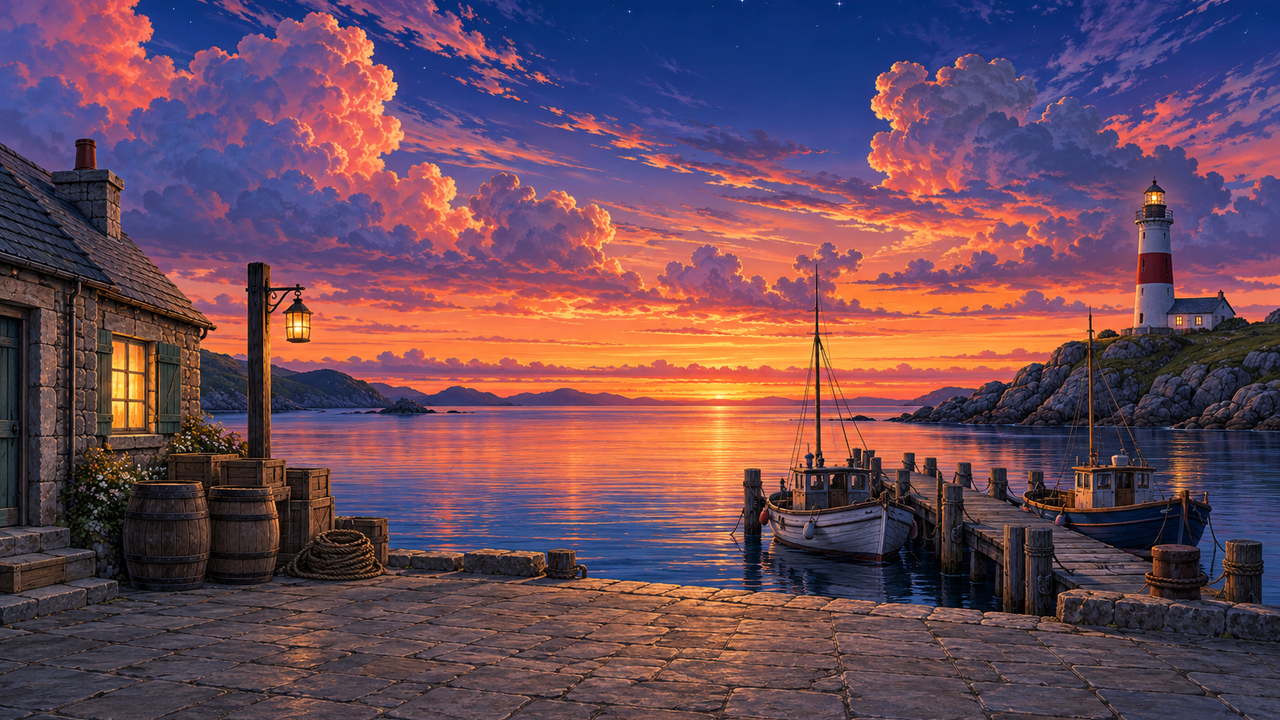
#> input picture styles/anime-visual-novel/assets/bg.png, 1280 x 720 px, found by its file name
$ python prep_scene.py
#> lines starting #> are read from the running program, lines starting #| are printed output that depends on the picture; after the words box and inside, x2 and y2 are one past the last pixel; in counts of white or black regions, pixels touching at a corner belong together
#> (reads styles/fotoreal-standbild/tools/scene.json from the repository)
### styles/fotoreal-standbild/tools/imgops.py
"""Bildoperationen für das lebende Standbild (nur NumPy und Pillow).

guided()   Kantentreuer Filter (He et al. 2010, Farbführung): grobe Maske -> Maske, die an den Kanten des Bildes sitzt.
pushpull() Füllt unbekannte Pixel aus der Umgebung (Pull-Push-Pyramide). Für "saubere Platten" hinter Objekten.
tile_noise() Kachelbares Rauschen über das Frequenzspektrum (periodisch per Konstruktion, fester Seed).
"""
import numpy as np
from PIL import Image, ImageDraw


def load_rgb(path):
    return np.asarray(Image.open(path).convert("RGB"), dtype=np.float32) / 255.0


def save_rgb(arr, path):
    Image.fromarray(np.clip(arr * 255.0 + 0.5, 0, 255).astype(np.uint8)).save(path)


def save_gray(arr, path):
    Image.fromarray(np.clip(arr * 255.0 + 0.5, 0, 255).astype(np.uint8), "L").save(path)


def luma(img):
    return img[..., 0] * 0.299 + img[..., 1] * 0.587 + img[..., 2] * 0.114


def box(a, r):
    """Mittelwert über ein (2r+1)^2-Fenster, Ränder mit tatsächlicher Anzahl normiert."""
    a = a.astype(np.float64)
    h, w = a.shape[:2]

    def csum(x, axis):
        c = np.cumsum(x, axis=axis)
        pad = [(0, 0)] * x.ndim
        pad[axis] = (1, 0)
        c = np.pad(c, pad)
        n = x.shape[axis]
        hi = np.minimum(np.arange(n) + r + 1, n)
        lo = np.maximum(np.arange(n) - r, 0)
        return np.take(c, hi, axis=axis) - np.take(c, lo, axis=axis)

    s = csum(csum(a, 0), 1)
    ones = np.ones((h, w))
    cnt = csum(csum(ones, 0), 1)
    if a.ndim == 3:
        cnt = cnt[..., None]
    return (s / cnt).astype(np.float32)


def guided(I, p, r=8, eps=1e-3):
    """Guided Filter mit Farbbild I (H,W,3) und Eingangsmaske p (H,W)."""
    I = I.astype(np.float64)
    p = p.astype(np.float64)
    mI = box(I, r).astype(np.float64)
    mp = box(p, r).astype(np.float64)
    mIp = box(I * p[..., None], r).astype(np.float64)
    cov_Ip = mIp - mI * mp[..., None]
    var = np.empty(I.shape[:2] + (3, 3))
    for i in range(3):
        for j in range(i, 3):
            v = box(I[..., i] * I[..., j], r) - mI[..., i] * mI[..., j]
            var[..., i, j] = v
            var[..., j, i] = v
    var += eps * np.eye(3)
    a = np.linalg.solve(var, cov_Ip[..., None])[..., 0]
    b = mp - (a * mI).sum(-1)
    ma = box(a, r)
    mb = box(b, r)
    return np.clip((ma * I).sum(-1) + mb, 0, 1).astype(np.float32)


def _down(c, w):
    h, wd = w.shape
    h2, w2 = (h + 1) // 2, (wd + 1) // 2
    cp = np.zeros((h2 * 2, w2 * 2, c.shape[2]), np.float64)
    wp = np.zeros((h2 * 2, w2 * 2), np.float64)
    cp[:h, :wd] = c * w[..., None]
    wp[:h, :wd] = w
    cs = cp.reshape(h2, 2, w2, 2, -1).sum((1, 3))
    ws = wp.reshape(h2, 2, w2, 2).sum((1, 3))
    cn = np.where(ws[..., None] > 1e-9, cs / np.maximum(ws, 1e-9)[..., None], 0)
    return cn, np.minimum(ws, 1.0)


def _up(c, shape):
    h, w = shape
    im = [np.asarray(Image.fromarray(c[..., k].astype(np.float32), "F").resize((w, h), Image.BILINEAR))
          for k in range(c.shape[2])]
    return np.stack(im, -1).astype(np.float64)


def pushpull(img, known):
    """img (H,W,C) float, known (H,W) 0..1 Gewicht. Gibt gefülltes Bild zurück (bekannte Pixel bleiben)."""
    cs, ws = [img.astype(np.float64)], [np.clip(known, 0, 1).astype(np.float64)]
    while min(ws[-1].shape) > 2:
        c, w = _down(cs[-1], ws[-1])
        cs.append(c)
        ws.append(w)
    f = cs[-1]
    for lvl in range(len(cs) - 2, -1, -1):
        up = _up(f, ws[lvl].shape)
        w = ws[lvl][..., None]
        f = w * cs[lvl] + (1 - w) * up
    return f.astype(np.float32)


# [11 lines left out: function poly_mask, not called in this run]


def blur(a, r):
    """Weiches Verwischen über zwei Box-Durchgänge."""
    return box(box(a, r), r)


def smoothstep(e0, e1, x):
    t = np.clip((x - e0) / (e1 - e0), 0, 1)
    return t * t * (3 - 2 * t)


# [60 lines left out: functions tile_noise, mirror_fill, not called in this run]

### styles/fotoreal-standbild/tools/aimask.py
"""KI-Farbcode-Maske lesen: Farbcodes einordnen, an das Gemälde ausrichten, Bereiche zerlegen (nur NumPy/Pillow).

Codes wie in assets/prompts/mask.txt. Das Bildmodell liefert keine exakten Flächen (JPEG, Kantensäume, leichte
Verschiebung oder Skalierung gegenüber dem Gemälde); deshalb: nächster Code je Pixel, Mehrheitsfilter, dann
Ausrichtung über die Übereinstimmung der Codegrenzen mit Kanten im Gemälde.
"""
import numpy as np
from PIL import Image

import imgops as K

CODES = {  # Name -> RGB
    "other": (0, 0, 0),
    "sky": (0, 0, 255),
    "water": (0, 255, 255),
    "boats": (255, 0, 255),
    "window": (255, 255, 0),
    "lantern": (255, 128, 0),
    "lamp": (255, 0, 0),
    "chimney": (0, 255, 0),
}
NAMES = list(CODES)
IDX = {n: i for i, n in enumerate(NAMES)}
PALETTE = np.array([CODES[n] for n in NAMES], np.float32) / 255.0


def classify(rgb, max_dist=0.5, mode_r=2):
    """rgb (H,W,3) 0..1 -> Index je Pixel (nächster Code). Weiter entfernte Pixel (Säume) entscheidet die
    Mehrheit der Nachbarn im (2r+1)^2-Fenster; dieselbe Mehrheit glättet JPEG-Rauschen."""
    d = np.linalg.norm(rgb[..., None, :] - PALETTE[None, None], axis=-1)
    lab = d.argmin(-1)
    sure = d.min(-1) <= max_dist
    votes = np.stack([K.box(((lab == k) & sure).astype(np.float32), mode_r) for k in range(len(NAMES))], -1)
    out = votes.argmax(-1)
    return np.where(votes.max(-1) > 0, out, lab).astype(np.uint8)


def to_rgb(lab):
    return (PALETTE[lab] * 255 + 0.5).astype(np.uint8)


# [4 lines left out: function from_rgb, not called in this run]


def resize_lab(lab, size):
    return np.asarray(Image.fromarray(lab).resize(size, Image.NEAREST))


def warp_lab(lab, T, size):
    """Bildet die Indexkarte mit T = (sx, sy, dx, dy) ab: x' = cx + sx (x - cx) + dx (Mitte als Zentrum)."""
    sx, sy, dx, dy = T
    w, h = size
    cx, cy = w / 2.0, h / 2.0
    # Ränder fortsetzen (Randpixel wiederholen), damit beim Verkleinern oder Verschieben kein Streifen "other"
    # am Bildrand entsteht
    pad = int(np.ceil(max(abs(dx), abs(dy)) + max(abs(1 - sx) * w, abs(1 - sy) * h))) + 2
    src = np.pad(lab, pad, mode="edge")
    # inverse Abbildung für Image.transform: Quelle = (x' - cx - dx) / sx + cx (+ pad im gepolsterten Bild)
    coeffs = (1 / sx, 0, cx - (cx + dx) / sx + pad, 0, 1 / sy, cy - (cy + dy) / sy + pad)
    return np.asarray(Image.fromarray(src).transform(size, Image.AFFINE, coeffs, Image.NEAREST))


# [16 lines left out: functions boundary, edge_map, not called in this run]


def align(img, lab, search=0.03, scales=0.05, seed=7, r=2):
    """Sucht T = (sx, sy, dx, dy) in Bildpixeln, unter dem die Codegrenzen am besten auf Farbgrenzen des
    Gemäldes fallen. Maß: mittlerer Farbunterschied quer zur Codegrenze (je Grenzpunkt r px davor und dahinter,
    senkrecht zur Grenze). Anders als reine Kantenstärke zählt das nur Kanten in der richtigen Richtung,
    Pinselstruktur im Inneren der Flächen stört kaum. img (H,W,3), lab (H,W) gleich groß; ~640 px Breite,
    grob nach fein."""
    H, W = lab.shape
    f = 640.0 / W
    w2, h2 = 640, max(1, round(H * f))
    small = np.asarray(Image.fromarray((img * 255).astype(np.uint8)).resize((w2, h2), Image.BILINEAR),
                       np.float32) / 255.0
    I = K.blur(small, 1)
    ls = resize_lab(lab, (w2, h2))
    ya, xa = np.nonzero(ls[:, :-1] != ls[:, 1:])
    yb, xb = np.nonzero(ls[:-1] != ls[1:])
    px = np.concatenate([xa + 0.5, xb.astype(np.float64)])
    py = np.concatenate([ya.astype(np.float64), yb + 0.5])
    nx = np.concatenate([np.ones(len(xa)), np.zeros(len(xb))])
    ny = 1.0 - nx
    rng = np.random.default_rng(seed)
    if len(px) > 10000:
        pick = rng.choice(len(px), 10000, replace=False)
        px, py, nx, ny = px[pick], py[pick], nx[pick], ny[pick]
    cx, cy = w2 / 2.0, h2 / 2.0

    def score(sx, sy, dx, dy):
        qx = cx + sx * (px - cx) + dx
        qy = cy + sy * (py - cy) + dy
        ax, ay = np.rint(qx - r * nx).astype(int), np.rint(qy - r * ny).astype(int)
        bx, by = np.rint(qx + r * nx).astype(int), np.rint(qy + r * ny).astype(int)
        ok = (ax >= 0) & (bx < w2) & (ay >= 0) & (by < h2) & (bx >= 0) & (by >= 0) & (ax < w2) & (ay < h2)
        if not ok.any():
            return 0.0
        return float(np.abs(I[ay[ok], ax[ok]] - I[by[ok], bx[ok]]).sum(-1).sum() / len(px))

    base = score(1, 1, 0, 0)
    R = max(2, round(search * w2))
    best = max(((score(1, 1, dx, dy), 1.0, 1.0, dx, dy) for dx in range(-R, R + 1) for dy in range(-R, R + 1)))
    # gleiche Skalierung in x und y (beide Bilder kommen aus demselben Modell im selben Format) ...
    steps = np.round(np.arange(-scales, scales + 1e-9, 0.01), 3)
    for _ in range(2):
        _, bsx, bsy, bdx, bdy = best
        cands = [(score(1 + ds, 1 + ds, dx, dy), 1 + ds, 1 + ds, dx, dy) for ds in steps
                 for dx in range(bdx - 3, bdx + 4) for dy in range(bdy - 3, bdy + 4)]
        best = max(cands + [best])
    # ... dann nur eine kleine Abweichung zwischen x und y zulassen (frei gesucht wandert sy gegen dy)
    _, bsx, bsy, bdx, bdy = best
    cands = [(score(bsx, bsy * (1 + an), dx, dy), bsx, bsy * (1 + an), dx, dy)
             for an in (-0.012, -0.008, -0.004, 0.004, 0.008, 0.012)
             for dx in range(bdx - 2, bdx + 3) for dy in range(bdy - 2, bdy + 3)]
    best = max(cands + [best])
    # Feinsuche in halben Pixeln der kleinen Fassung
    _, bsx, bsy, bdx, bdy = best
    fine = [(score(bsx * (1 + ds), bsy * (1 + ds), bdx + ex, bdy + ey), bsx * (1 + ds), bsy * (1 + ds), bdx + ex, bdy + ey)
            for ds in (-0.004, 0, 0.004) for ex in (-0.5, 0, 0.5) for ey in (-0.5, 0, 0.5)]
    best = max(fine + [best])
    sc, sx, sy, dx, dy = best
    return {"sx": round(float(sx), 4), "sy": round(float(sy), 4), "dx": round(float(dx / f), 1),
            "dy": round(float(dy / f), 1), "score": round(sc, 4), "score_identity": round(base, 4),
            "edge_points": int(len(px))}


def components(mask, min_px=1):
    """Zusammenhängende Bereiche (8er-Nachbarschaft) über Lauflängen und Union-Find.
    Gibt eine Liste von Indexarrays (ys, xs) zurück, nach Größe absteigend."""
    h, w = mask.shape
    runs = []  # (y, x0, x1)
    row_runs = []
    for y in range(h):
        r = mask[y]
        if not r.any():
            row_runs.append([])
            continue
        d = np.diff(np.concatenate([[0], r.astype(np.int8), [0]]))
        starts, ends = np.nonzero(d == 1)[0], np.nonzero(d == -1)[0]
        ids = []
        for s, e in zip(starts, ends):
            ids.append(len(runs))
            runs.append((y, int(s), int(e)))
        row_runs.append(ids)
    parent = list(range(len(runs)))

    def find(i):
        while parent[i] != i:
            parent[i] = parent[parent[i]]
            i = parent[i]
        return i

    for y in range(1, h):
        prev, cur = row_runs[y - 1], row_runs[y]
        for i in cur:
            _, s, e = runs[i]
            for k in prev:
                _, ps, pe = runs[k]
                if ps <= e and pe >= s:  # 8er-Nachbarschaft: Lauf [s, e) berührt [ps, pe) auch diagonal
                    a, b = find(i), find(k)
                    if a != b:
                        parent[a] = b
    groups = {}
    for i, (y, s, e) in enumerate(runs):
        groups.setdefault(find(i), []).append((y, s, e))
    out = []
    for g in groups.values():
        ys = np.concatenate([np.full(e - s, y) for y, s, e in g])
        xs = np.concatenate([np.arange(s, e) for y, s, e in g])
        if len(ys) >= min_px:
            out.append((ys, xs))
    out.sort(key=lambda c: -len(c[0]))
    return out


def boat_components(lab, n=2, min_px=300):
    """Die n größten Bootsflächen (Code boats), von links nach rechts sortiert: Boot 1, Boot 2."""
    comps = components(lab == IDX["boats"], min_px=min_px)[:n]
    comps.sort(key=lambda c: c[1].mean())
    return comps


def regions(lab):
    """Indexkarte -> {Name: 0/1-Maske}, dazu boat1/boat2 als getrennte Boote."""
    out = {n: (lab == i).astype(np.float32) for n, i in IDX.items()}
    for k, (ys, xs) in enumerate(boat_components(lab)):
        m = np.zeros(lab.shape, np.float32)
        m[ys, xs] = 1
        out[f"boat{k + 1}"] = m
    return out

### styles/fotoreal-standbild/tools/prep_scene.py
#!/usr/bin/env python3
"""Bereitet das KI-Foto für die Shader-Animation vor (Hintergrund des Eintrags fotoreal-standbild).

    .venv/bin/python styles/fotoreal-standbild/tools/prep_scene.py [--debug <Ordner>]

Eingaben: assets/raw/bg.png (KI-Foto, agy, 1264x848), assets/raw/mask.png (KI-Farbcode-Maske derselben Komposition),
Einstellungen in tools/scene.json (Ausschnitt, Retusche, Lichter, Boote, Strahl, Rauch).
Ausgaben nach assets/ und demo/art/ (alle 1280x720):
  photo.png   retuschiertes Foto (Bootsnamen entfernt), 16:9-Ausschnitt
  plate.png   saubere Platte: Himmel hinter Häuschen, Laterne, Leuchtturm und Landzunge fortgesetzt, Wasser unter
              den Booten je Spalte senkrecht gespiegelt (oben Wasser, unten Spiegelung; für Wolkenzug, Wellen und
              Schaukeln)
  mask_a.png  R Wasser, G Himmel, B Sterne
  mask_b.png  R Fenster, G Laterne (Glas + Lichtschein auf Pfosten, Wand, Kai), B Leuchtfeuer
  mask_c.png  R Boot 1, G Boot 2, B Sichtbarkeit des Leuchtturmstrahls (nur vor Himmel)
  photo_blur.png  weichgezeichnetes Foto (Lichtsaum um die Figur, Milchglas des Textfelds)
  noise.png   drei kachelbare Rauschkanäle 256x256
  scene.json  Lagen für main.gd
"""
import argparse, json, pathlib, shutil, sys

import numpy as np
from PIL import Image

HERE = pathlib.Path(__file__).resolve().parent
sys.path.insert(0, str(HERE))
import aimask  # noqa: E402
import imgops as K  # noqa: E402

BASE = HERE.parent
W, H = 1280, 720


def retouch(img, rects):
    """Kleine Flächen (Bootsnamen) zeilenweise aus den Pixeln links und rechts daneben überblenden; die waagerechte
    Plankenstruktur bleibt, die Buchstaben verschwinden. Etwas Struktur aus der Zeile darüber/darunter dazu."""
    out = img.copy()
    for x0, y0, x1, y1 in rects:
        left = img[y0:y1, x0 - 2:x0].mean(1)
        right = img[y0:y1, x1:x1 + 2].mean(1)
        t = np.linspace(0, 1, x1 - x0)[None, :, None]
        base = left[:, None] * (1 - t) + right[:, None] * t
        # feine Struktur aus dem Bereich direkt über dem Rechteck (dieselbe Planke weiter oben)
        tex = img[y0 - (y1 - y0):y0, x0:x1]
        tex = tex - tex.mean((0, 1), keepdims=True)
        out[y0:y1, x0:x1] = np.clip(base + tex * 0.5, 0, 1)
        # weicher Übergang am Rand
        m = np.zeros(img.shape[:2], np.float32)
        m[y0:y1, x0:x1] = 1
        m = K.blur(m, 1)[..., None]
        out = img * (1 - m) + out * m
        img = out
    return out


# [33 lines left out: function vertical_fill, not called in this run]


def crop_resize(arr_img, c, resample):
    w = arr_img.width
    ch = round(w * 9 / 16)
    return arr_img.crop((0, c, w, c + ch)).resize((W, H), resample)


def main():
    ap = argparse.ArgumentParser()
    ap.add_argument("--config", default=str(HERE / "scene.json"))
    ap.add_argument("--debug")
    a = ap.parse_args()
    cfg = json.loads(pathlib.Path(a.config).read_text())
    dbg = pathlib.Path(a.debug) if a.debug else None
    if dbg:
        dbg.mkdir(parents=True, exist_ok=True)
    art = BASE / "demo" / "art"
    art.mkdir(parents=True, exist_ok=True)
    assets = BASE / "assets"

    raw = K.load_rgb(BASE / "assets/raw/bg.png")
    raw = retouch(raw, cfg["retouch"])
    rh, rw = raw.shape[:2]

    # --- KI-Maske einordnen und auf das Foto ausrichten (beide aus agy, gleiche Größe) ------------------------
    mraw = Image.open(BASE / "assets/raw/mask.png").convert("RGB")
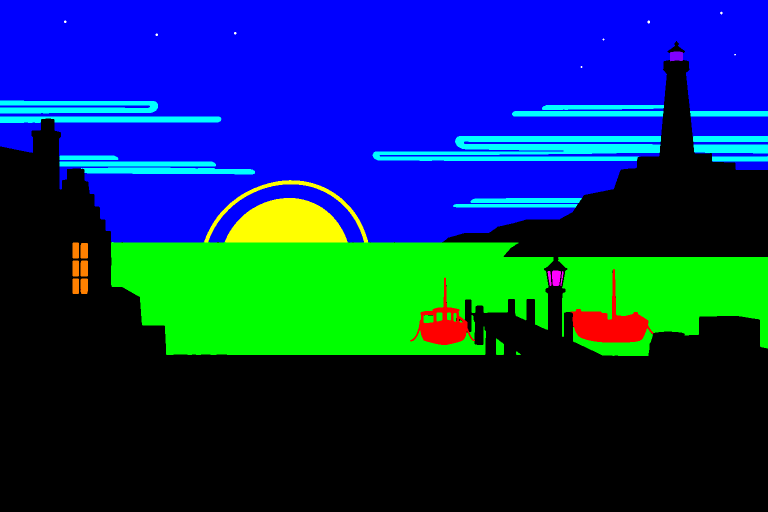
#> input picture styles/art-deco/assets/mask.png, 1536 x 1024 px, found by its file name (shown at 1/2 size)
#> mraw is the input picture: PIL image 1536x1024 RGB; mean R, G, B 6.1, 48.1, 99.6
    if mraw.size != (rw, rh):
        mraw = mraw.resize((rw, rh), Image.BILINEAR)
#> mraw: PIL image 1280x720 RGB
    lab = aimask.classify(np.asarray(mraw, np.float32) / 255.0)
#> in classify, `lab = d.argmin(-1)`:
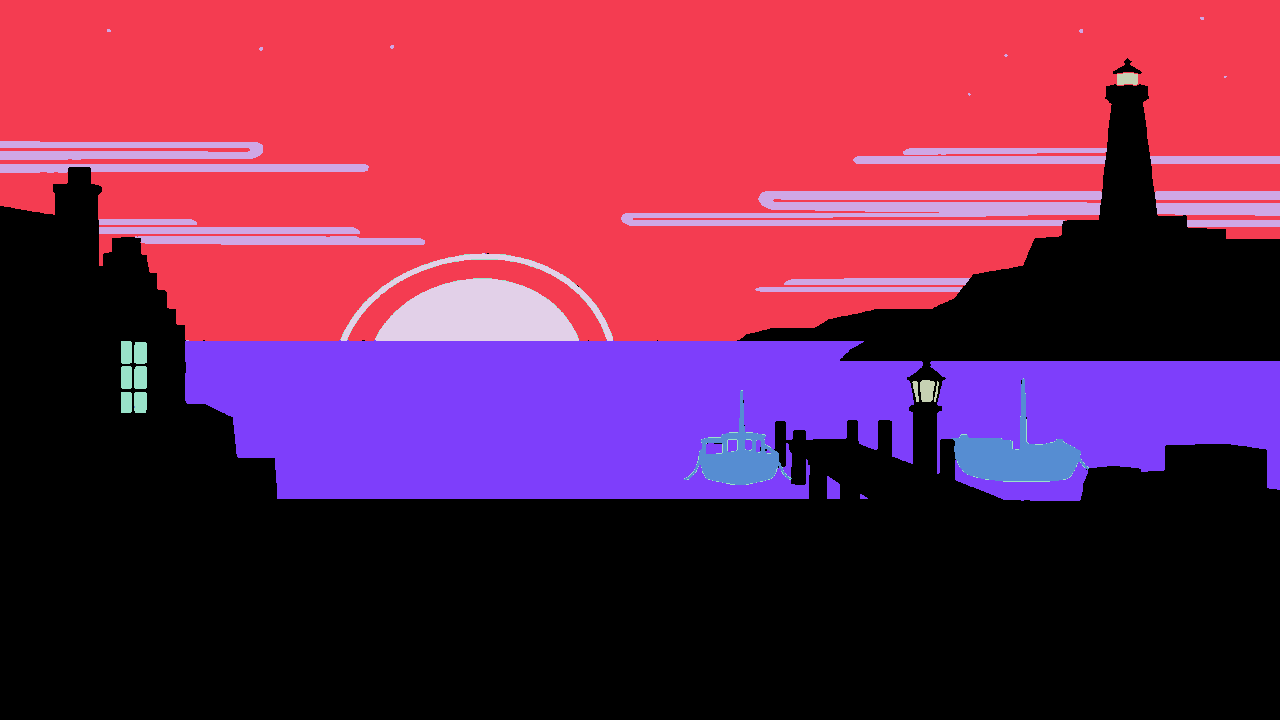
#> lab: shape (720, 1280) int64; 8 distinct labels, from 0 to 7; one colour per label, 0 black
#> in classify, `sure = d.min(-1) <= max_dist`:
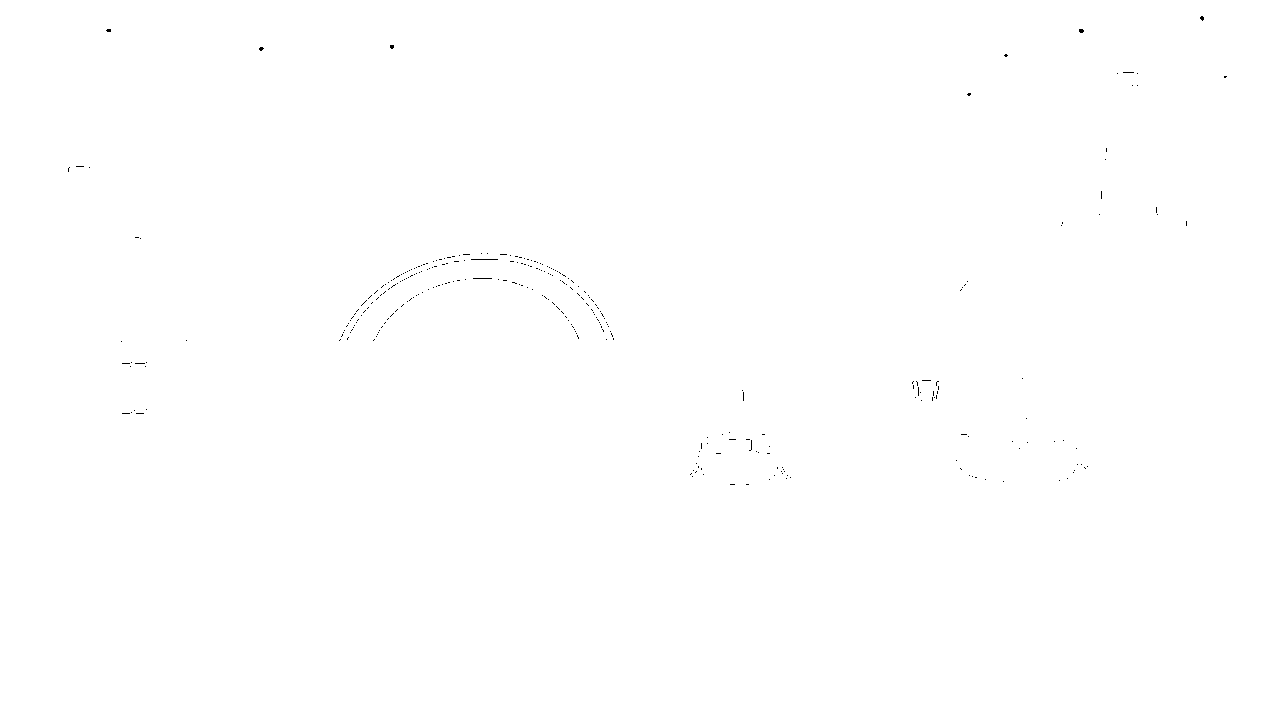
#> sure: shape (720, 1280) bool; 99.9% white; black in thin lines or dots, all inside (x1, y1, x2, y2) = (68, 16, 1227, 485)
#> in csum (call 25), `c = np.cumsum(x, axis=axis)`:
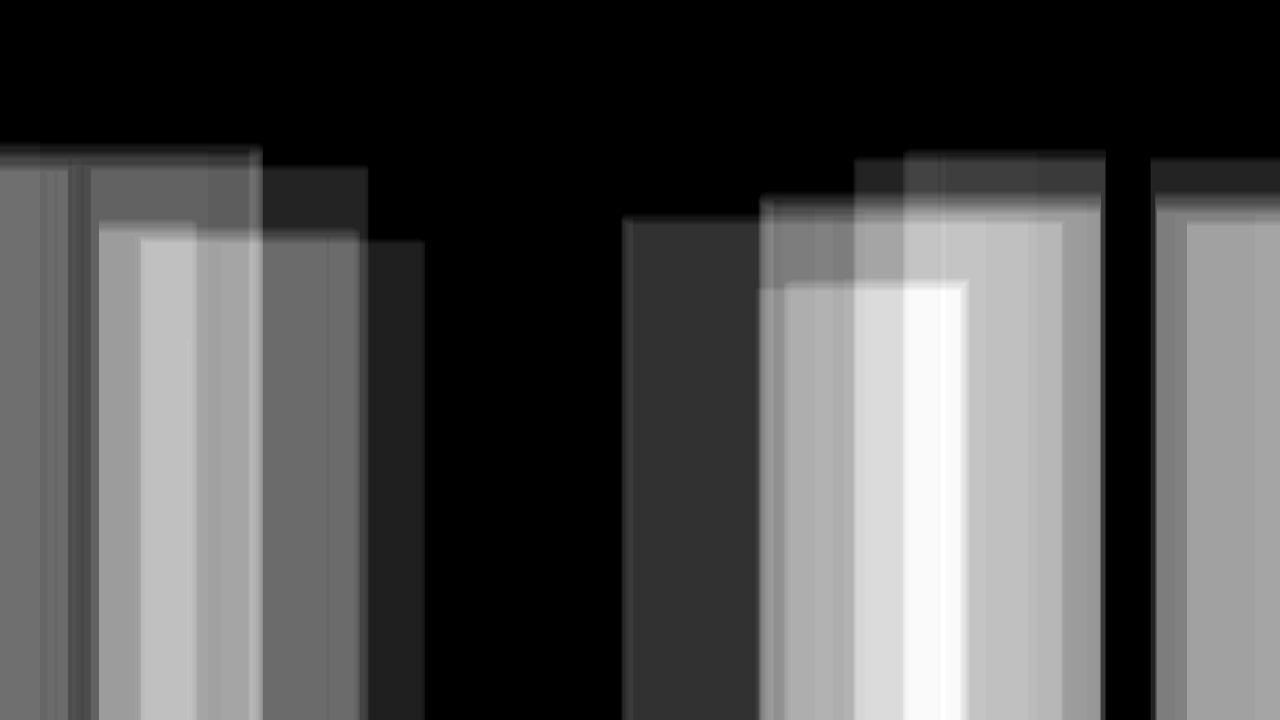
#> c: shape (720, 1280) float64; min 0, max 57, mean 18.1; drawn with min black and max white
#> (the rest of the program and of its run is left out)
